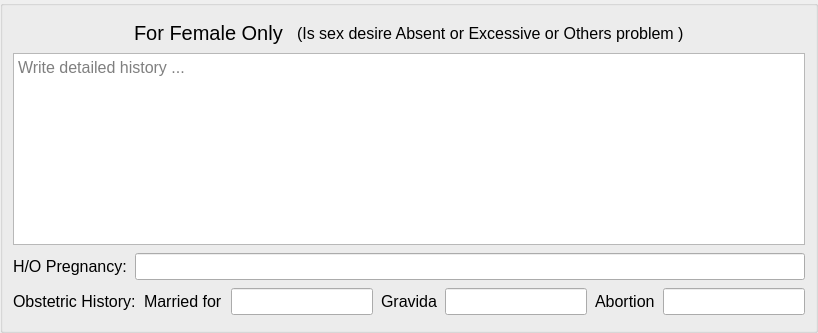
           <widget class="QGroupBox" name="groupBox_4">
            <property name="font">
             <font>
              <pointsize>12</pointsize>
             </font>
            </property>
            <layout class="QVBoxLayout" name="verticalLayout_8">
             <property name="spacing">
              <number>8</number>
             </property>
             <property name="leftMargin">
              <number>10</number>
             </property>
             <property name="topMargin">
              <number>15</number>
             </property>
             <property name="rightMargin">
              <number>10</number>
             </property>
             <property name="bottomMargin">
              <number>15</number>
             </property>
             <item>
              <layout class="QHBoxLayout" name="horizontalLayout_37">
               <item>
                <spacer name="horizontalSpacer_3">
                 <property name="font">
                  <font>
                   <pointsize>12</pointsize>
                  </font>
                 </property>
                 <property name="orientation">
                  <enum>Qt::Horizontal</enum>
                 </property>
                 <property name="sizeHint" stdset="0">
                  <size>
                   <width>40</width>
                   <height>20</height>
                  </size>
                 </property>
                </spacer>
               </item>
               <item>
                <widget class="QLabel" name="femaleOnly_label">
                 <property name="font">
                  <font>
                   <pointsize>15</pointsize>
                  </font>
                 </property>
                 <property name="text">
                  <string>For Female Only </string>
                 </property>
                </widget>
               </item>
               <item>
                <widget class="QLabel" name="label_23">
                 <property name="font">
                  <font>
                   <pointsize>12</pointsize>
                  </font>
                 </property>
                 <property name="text">
                  <string>(Is sex desire Absent or Excessive or Others problem )</string>
                 </property>
                 <property name="buddy">
                  <cstring>femaleOnly_textEdit</cstring>
                 </property>
                </widget>
               </item>
               <item>
                <spacer name="horizontalSpacer_2">
                 <property name="font">
                  <font>
                   <pointsize>12</pointsize>
                  </font>
                 </property>
                 <property name="orientation">
                  <enum>Qt::Horizontal</enum>
                 </property>
                 <property name="sizeHint" stdset="0">
                  <size>
                   <width>40</width>
                   <height>20</height>
                  </size>
                 </property>
                </spacer>
               </item>
              </layout>
             </item>
             <item>
              <widget class="QTextEdit" name="femaleOnly_textEdit">
               <property name="font">
                <font>
                 <pointsize>12</pointsize>
                </font>
               </property>
               <property name="tabChangesFocus">
                <bool>true</bool>
               </property>
               <property name="placeholderText">
                <string>Write detailed history ...</string>
               </property>
              </widget>
             </item>
             <item>
              <layout class="QHBoxLayout" name="horizontalLayout_38">
               <item>
                <widget class="QLabel" name="pregnancy_label">
                 <property name="font">
                  <font>
                   <pointsize>12</pointsize>
                  </font>
                 </property>
                 <property name="text">
                  <string>H/O Pregnancy:</string>
                 </property>
                 <property name="buddy">
                  <cstring>pregnancy_lineEdit</cstring>
                 </property>
                </widget>
               </item>
               <item>
                <widget class="QLineEdit" name="pregnancy_lineEdit">
                 <property name="font">
                  <font>
                   <pointsize>12</pointsize>
                  </font>
                 </property>
                </widget>
               </item>
              </layout>
             </item>
             <item>
              <layout class="QHBoxLayout" name="horizontalLayout_39">
               <item>
                <widget class="QLabel" name="obstetric_label">
                 <property name="font">
                  <font>
                   <pointsize>12</pointsize>
                  </font>
                 </property>
                 <property name="text">
                  <string>Obstetric History:</string>
                 </property>
                </widget>
               </item>
               <item>
                <widget class="QLabel" name="marriedFor_label">
                 <property name="font">
                  <font>
                   <pointsize>12</pointsize>
                  </font>
                 </property>
                 <property name="text">
                  <string>Married for</string>
                 </property>
                 <property name="buddy">
                  <cstring>marriedFor_lineEdit</cstring>
                 </property>
                </widget>
               </item>
               <item>
                <widget class="QLineEdit" name="marriedFor_lineEdit">
                 <property name="font">
                  <font>
                   <pointsize>12</pointsize>
                  </font>
                 </property>
                </widget>
               </item>
               <item>
                <widget class="QLabel" name="gravida_label">
                 <property name="font">
                  <font>
                   <pointsize>12</pointsize>
                  </font>
                 </property>
                 <property name="text">
                  <string>Gravida</string>
                 </property>
                 <property name="buddy">
                  <cstring>gravida_lineEdit</cstring>
                 </property>
                </widget>
               </item>
               <item>
                <widget class="QLineEdit" name="gravida_lineEdit">
                 <property name="font">
                  <font>
                   <pointsize>12</pointsize>
                  </font>
                 </property>
                </widget>
               </item>
               <item>
                <widget class="QLabel" name="abortion_label">
                 <property name="font">
                  <font>
                   <pointsize>12</pointsize>
                  </font>
                 </property>
                 <property name="text">
                  <string>Abortion</string>
                 </property>
                 <property name="buddy">
                  <cstring>abortion_lineEdit</cstring>
                 </property>
                </widget>
               </item>
               <item>
                <widget class="QLineEdit" name="abortion_lineEdit">
                 <property name="font">
                  <font>
                   <pointsize>12</pointsize>
                  </font>
                 </property>
                </widget>
               </item>
              </layout>
             </item>
            </layout>
           </widget>
